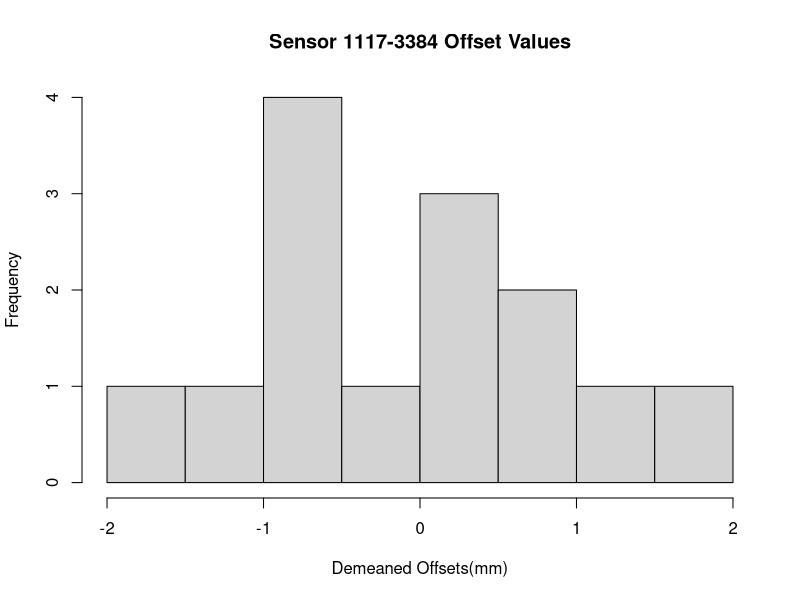
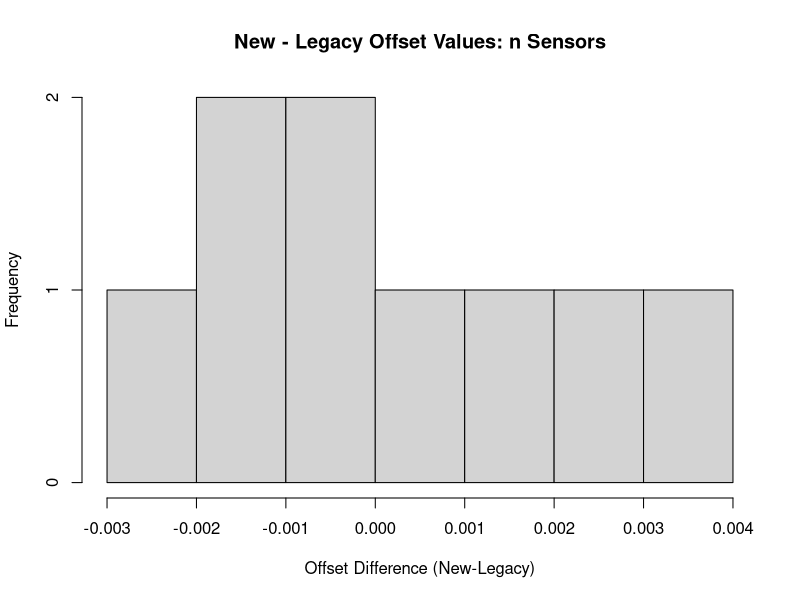

Write R code to recreate these figures, in order.
###################################################################################
# Filename: aquatrakCalSystemComparison.R
# Author: Winston Hensley
# Date:   03/30/2015
#
# Description: To aid in the comparison of the new Aquatrak calibration system in
#     Chesapeake, VA multiple tests are included in this file, generating summary
#     statistics and plots outlining differences and distributions.
###################################################################################

# Preliminary data as of 03/30/2015. Should work until the full data set is available
# offset data is the differences between new-legacy offset values. By showing the
# distributions of the 
offsetData <- c(-0.0011,-0.0001,-0.0021,-0.0031,-0.0017,-0.0017,
                -0.0024,-0.0006,-0.0002)

# chesapeakeOffsets_Res is a single sensor's offsets when calibrated by the
# legacy Chesapeake cal system 15 times sequentially. 
chesOffsets_Res <- c(-0.1025, -0.1003, -0.1035, -0.1017, -0.1013,
                           -0.1030, -0.1038, -0.1028, -0.1030, -0.1028,
                           -0.1018, -0.1017, -0.1013, -0.1011)

chesOffsets_Res_demeaned <- 1000*(chesOffsets_Res - mean(chesOffsets_Res))

# Show histogram of demeaned offset values in mm for all 14 trials.
hist(chesOffsets_Res_demeaned,breaks=7,main="Sensor 1117-3384 Offset Values",
     xlab="Demeaned Offsets(mm)")

chesOffsets_Val <- c(0.0011,0.0021,0.0031,-0.0017,-0.0017,-0.0024,-0.0001,0.0006,-0.0002)

hist(chesOffsets_Val,breaks=7,main="New - Legacy Offset Values: n Sensors",
     xlab="Offset Difference (New-Legacy)")
